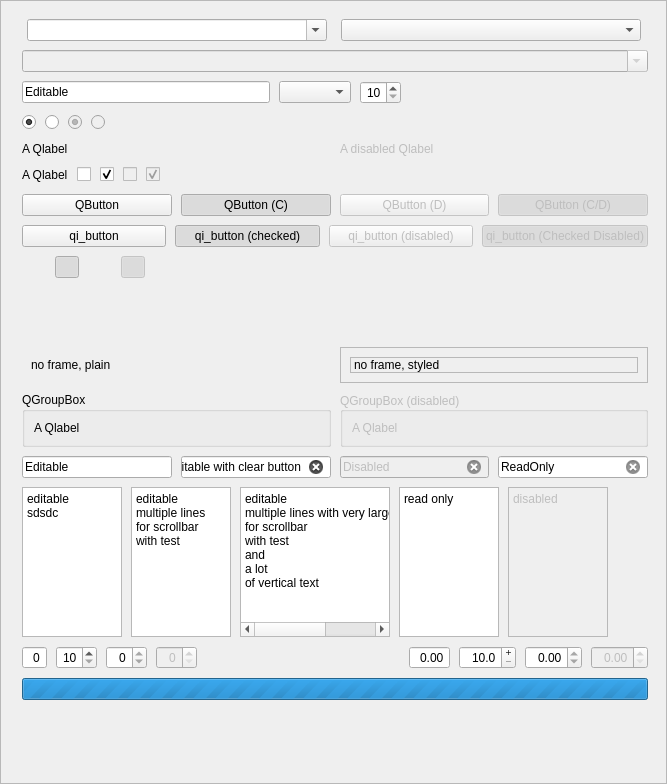
     <widget class="QFrame" name="q_frame">
      <property name="frameShape">
       <enum>QFrame::Shape::StyledPanel</enum>
      </property>
      <property name="frameShadow">
       <enum>QFrame::Shadow::Raised</enum>
      </property>
      <layout class="QHBoxLayout" name="q_widgets_main_layout">
       <property name="spacing">
        <number>9</number>
       </property>
       <property name="leftMargin">
        <number>12</number>
       </property>
       <property name="topMargin">
        <number>18</number>
       </property>
       <property name="rightMargin">
        <number>18</number>
       </property>
       <property name="bottomMargin">
        <number>18</number>
       </property>
       <item>
        <widget class="Line" name="q_line">
         <property name="orientation">
          <enum>Qt::Orientation::Horizontal</enum>
         </property>
        </widget>
       </item>
       <item>
        <layout class="QVBoxLayout" name="q_widgets_sub_layout">
         <item>
          <layout class="QVBoxLayout" name="q_combobox_layout">
           <item>
            <layout class="QHBoxLayout" name="horizontalLayout_20">
             <item>
              <widget class="QComboBox" name="q_combobox_read_only">
               <property name="maximumSize">
                <size>
                 <width>300</width>
                 <height>16777215</height>
                </size>
               </property>
               <property name="editable">
                <bool>true</bool>
               </property>
              </widget>
             </item>
             <item>
              <widget class="QComboBox" name="q_combobox_rw">
               <property name="maximumSize">
                <size>
                 <width>300</width>
                 <height>16777215</height>
                </size>
               </property>
              </widget>
             </item>
            </layout>
           </item>
           <item>
            <widget class="QComboBox" name="q_combobox_disabled">
             <property name="enabled">
              <bool>false</bool>
             </property>
             <property name="editable">
              <bool>true</bool>
             </property>
            </widget>
           </item>
           <item>
            <layout class="QHBoxLayout" name="horizontalLayout_23">
             <item>
              <widget class="QLineEdit" name="q_lineedit_editable_3">
               <property name="text">
                <string>Editable</string>
               </property>
               <property name="clearButtonEnabled">
                <bool>false</bool>
               </property>
              </widget>
             </item>
             <item>
              <widget class="QComboBox" name="q_combobox_read_only_3">
               <property name="sizePolicy">
                <sizepolicy hsizetype="Fixed" vsizetype="Fixed">
                 <horstretch>0</horstretch>
                 <verstretch>0</verstretch>
                </sizepolicy>
               </property>
               <property name="maximumSize">
                <size>
                 <width>300</width>
                 <height>16777215</height>
                </size>
               </property>
              </widget>
             </item>
             <item>
              <widget class="QSpinBox" name="q_spinbox_rw_3">
               <property name="alignment">
                <set>Qt::AlignmentFlag::AlignRight|Qt::AlignmentFlag::AlignTrailing|Qt::AlignmentFlag::AlignVCenter</set>
               </property>
               <property name="minimum">
                <number>10</number>
               </property>
              </widget>
             </item>
             <item>
              <spacer name="horizontalSpacer_11">
               <property name="orientation">
                <enum>Qt::Orientation::Horizontal</enum>
               </property>
               <property name="sizeHint" stdset="0">
                <size>
                 <width>40</width>
                 <height>20</height>
                </size>
               </property>
              </spacer>
             </item>
            </layout>
           </item>
          </layout>
         </item>
         <item>
          <layout class="QHBoxLayout" name="horizontalLayout_3">
           <item>
            <widget class="QRadioButton" name="q_radiobutton_1">
             <property name="text">
              <string/>
             </property>
             <property name="checked">
              <bool>true</bool>
             </property>
             <attribute name="buttonGroup">
              <string notr="true">buttonGroup_3</string>
             </attribute>
            </widget>
           </item>
           <item>
            <widget class="QRadioButton" name="q_radiobutton_2">
             <property name="text">
              <string/>
             </property>
             <attribute name="buttonGroup">
              <string notr="true">buttonGroup_3</string>
             </attribute>
            </widget>
           </item>
           <item>
            <widget class="QRadioButton" name="q_radiobutton_disabled_1">
             <property name="enabled">
              <bool>false</bool>
             </property>
             <property name="text">
              <string/>
             </property>
             <property name="checked">
              <bool>true</bool>
             </property>
             <attribute name="buttonGroup">
              <string notr="true">buttonGroup_4</string>
             </attribute>
            </widget>
           </item>
           <item>
            <widget class="QRadioButton" name="q_radiobutton_disabled_2">
             <property name="enabled">
              <bool>false</bool>
             </property>
             <property name="text">
              <string/>
             </property>
             <attribute name="buttonGroup">
              <string notr="true">buttonGroup_4</string>
             </attribute>
            </widget>
           </item>
           <item>
            <spacer name="horizontalSpacer_2">
             <property name="orientation">
              <enum>Qt::Orientation::Horizontal</enum>
             </property>
             <property name="sizeHint" stdset="0">
              <size>
               <width>40</width>
               <height>20</height>
              </size>
             </property>
            </spacer>
           </item>
          </layout>
         </item>
         <item>
          <layout class="QHBoxLayout" name="horizontalLayout_7">
           <item>
            <widget class="QLabel" name="q_label">
             <property name="text">
              <string>A Qlabel</string>
             </property>
            </widget>
           </item>
           <item>
            <widget class="QLabel" name="q_label_disabled">
             <property name="enabled">
              <bool>false</bool>
             </property>
             <property name="text">
              <string>A disabled Qlabel</string>
             </property>
            </widget>
           </item>
          </layout>
         </item>
         <item>
          <layout class="QHBoxLayout" name="horizontalLayout_5">
           <item>
            <widget class="QLabel" name="q_label_checkbox">
             <property name="text">
              <string>A Qlabel</string>
             </property>
            </widget>
           </item>
           <item>
            <widget class="QCheckBox" name="q_checkbox">
             <property name="text">
              <string/>
             </property>
            </widget>
           </item>
           <item>
            <widget class="QCheckBox" name="q_checkbox_clicked">
             <property name="text">
              <string/>
             </property>
             <property name="checked">
              <bool>true</bool>
             </property>
            </widget>
           </item>
           <item>
            <widget class="QCheckBox" name="q_checkbox_disabled">
             <property name="enabled">
              <bool>false</bool>
             </property>
             <property name="text">
              <string/>
             </property>
            </widget>
           </item>
           <item>
            <widget class="QCheckBox" name="q_checkbox_disabled_clicked">
             <property name="enabled">
              <bool>false</bool>
             </property>
             <property name="text">
              <string/>
             </property>
             <property name="checked">
              <bool>true</bool>
             </property>
            </widget>
           </item>
           <item>
            <spacer name="horizontalSpacer_4">
             <property name="orientation">
              <enum>Qt::Orientation::Horizontal</enum>
             </property>
             <property name="sizeHint" stdset="0">
              <size>
               <width>40</width>
               <height>20</height>
              </size>
             </property>
            </spacer>
           </item>
          </layout>
         </item>
         <item>
          <layout class="QHBoxLayout" name="horizontalLayout_9">
           <item>
            <widget class="QPushButton" name="q_text_button">
             <property name="text">
              <string>QButton</string>
             </property>
            </widget>
           </item>
           <item>
            <widget class="QPushButton" name="q_text_button_checked">
             <property name="text">
              <string>QButton (C)</string>
             </property>
             <property name="checkable">
              <bool>true</bool>
             </property>
             <property name="checked">
              <bool>true</bool>
             </property>
            </widget>
           </item>
           <item>
            <widget class="QPushButton" name="q_text_button_disabled">
             <property name="enabled">
              <bool>false</bool>
             </property>
             <property name="text">
              <string>QButton (D)</string>
             </property>
            </widget>
           </item>
           <item>
            <widget class="QPushButton" name="q_text_button_checked_disabled">
             <property name="enabled">
              <bool>false</bool>
             </property>
             <property name="text">
              <string>QButton (C/D)</string>
             </property>
             <property name="checkable">
              <bool>true</bool>
             </property>
             <property name="checked">
              <bool>true</bool>
             </property>
            </widget>
           </item>
          </layout>
         </item>
         <item>
          <layout class="QHBoxLayout" name="horizontalLayout_19">
           <item>
            <widget class="QPushButton" name="q_text_icon_button">
             <property name="text">
              <string>qi_button</string>
             </property>
             <property name="icon">
              <iconset>
               <normaloff>../../../hwidgets/icons/gpu.png</normaloff>../../../hwidgets/icons/gpu.png</iconset>
             </property>
            </widget>
           </item>
           <item>
            <widget class="QPushButton" name="q_text_icon_button_checked">
             <property name="text">
              <string>qi_button (checked)</string>
             </property>
             <property name="icon">
              <iconset>
               <normaloff>../../../hwidgets/icons/gpu.png</normaloff>../../../hwidgets/icons/gpu.png</iconset>
             </property>
             <property name="checkable">
              <bool>true</bool>
             </property>
             <property name="checked">
              <bool>true</bool>
             </property>
             <property name="flat">
              <bool>false</bool>
             </property>
            </widget>
           </item>
           <item>
            <widget class="QPushButton" name="q_text_icon_button_disabled">
             <property name="enabled">
              <bool>false</bool>
             </property>
             <property name="text">
              <string>qi_button (disabled)</string>
             </property>
             <property name="icon">
              <iconset>
               <normaloff>../../../hwidgets/icons/gpu.png</normaloff>../../../hwidgets/icons/gpu.png</iconset>
             </property>
            </widget>
           </item>
           <item>
            <widget class="QPushButton" name="q_text_icon_button_disabled_checked">
             <property name="enabled">
              <bool>false</bool>
             </property>
             <property name="text">
              <string>qi_button (Checked Disabled)</string>
             </property>
             <property name="icon">
              <iconset>
               <normaloff>../../../hwidgets/icons/gpu.png</normaloff>../../../hwidgets/icons/gpu.png</iconset>
             </property>
             <property name="checkable">
              <bool>true</bool>
             </property>
             <property name="checked">
              <bool>true</bool>
             </property>
            </widget>
           </item>
          </layout>
         </item>
         <item>
          <layout class="QHBoxLayout" name="q_button_layout">
           <item>
            <widget class="QPushButton" name="q_button">
             <property name="sizePolicy">
              <sizepolicy hsizetype="Fixed" vsizetype="Fixed">
               <horstretch>0</horstretch>
               <verstretch>0</verstretch>
              </sizepolicy>
             </property>
             <property name="maximumSize">
              <size>
               <width>24</width>
               <height>24</height>
              </size>
             </property>
             <property name="text">
              <string/>
             </property>
             <property name="icon">
              <iconset>
               <normaloff>../../../hwidgets/icons/settings_FILL0_wght400_GRAD0_opsz24.png</normaloff>../../../hwidgets/icons/settings_FILL0_wght400_GRAD0_opsz24.png</iconset>
             </property>
             <property name="iconSize">
              <size>
               <width>24</width>
               <height>24</height>
              </size>
             </property>
             <property name="flat">
              <bool>true</bool>
             </property>
            </widget>
           </item>
           <item>
            <widget class="QPushButton" name="q_button_checked">
             <property name="maximumSize">
              <size>
               <width>24</width>
               <height>24</height>
              </size>
             </property>
             <property name="text">
              <string/>
             </property>
             <property name="icon">
              <iconset>
               <normaloff>../../../hwidgets/icons/settings_FILL0_wght400_GRAD0_opsz24.png</normaloff>../../../hwidgets/icons/settings_FILL0_wght400_GRAD0_opsz24.png</iconset>
             </property>
             <property name="iconSize">
              <size>
               <width>24</width>
               <height>24</height>
              </size>
             </property>
             <property name="checkable">
              <bool>true</bool>
             </property>
             <property name="checked">
              <bool>true</bool>
             </property>
             <property name="flat">
              <bool>true</bool>
             </property>
            </widget>
           </item>
           <item>
            <widget class="QPushButton" name="q_button_disabled">
             <property name="enabled">
              <bool>false</bool>
             </property>
             <property name="maximumSize">
              <size>
               <width>24</width>
               <height>24</height>
              </size>
             </property>
             <property name="text">
              <string/>
             </property>
             <property name="icon">
              <iconset>
               <normaloff>../../../hwidgets/icons/settings_FILL0_wght400_GRAD0_opsz24.png</normaloff>../../../hwidgets/icons/settings_FILL0_wght400_GRAD0_opsz24.png</iconset>
             </property>
             <property name="iconSize">
              <size>
               <width>24</width>
               <height>24</height>
              </size>
             </property>
             <property name="flat">
              <bool>true</bool>
             </property>
            </widget>
           </item>
           <item>
            <widget class="QPushButton" name="q_button_disabled_checked">
             <property name="enabled">
              <bool>false</bool>
             </property>
             <property name="maximumSize">
              <size>
               <width>24</width>
               <height>24</height>
              </size>
             </property>
             <property name="text">
              <string/>
             </property>
             <property name="icon">
              <iconset>
               <normaloff>../../../hwidgets/icons/settings_FILL0_wght400_GRAD0_opsz24.png</normaloff>../../../hwidgets/icons/settings_FILL0_wght400_GRAD0_opsz24.png</iconset>
             </property>
             <property name="iconSize">
              <size>
               <width>24</width>
               <height>24</height>
              </size>
             </property>
             <property name="checkable">
              <bool>true</bool>
             </property>
             <property name="checked">
              <bool>true</bool>
             </property>
             <property name="flat">
              <bool>true</bool>
             </property>
            </widget>
           </item>
           <item>
            <spacer name="q_button_spacer">
             <property name="orientation">
              <enum>Qt::Orientation::Horizontal</enum>
             </property>
             <property name="sizeHint" stdset="0">
              <size>
               <width>40</width>
               <height>20</height>
              </size>
             </property>
            </spacer>
           </item>
          </layout>
         </item>
         <item>
          <layout class="QHBoxLayout" name="horizontalLayout_22">
           <property name="bottomMargin">
            <number>60</number>
           </property>
          </layout>
         </item>
         <item>
          <layout class="QHBoxLayout" name="q_frame_layout">
           <item>
            <widget class="QFrame" name="q_frame_noframe">
             <property name="frameShape">
              <enum>QFrame::Shape::NoFrame</enum>
             </property>
             <property name="frameShadow">
              <enum>QFrame::Shadow::Plain</enum>
             </property>
             <layout class="QVBoxLayout" name="verticalLayout_8">
              <item>
               <widget class="QLabel" name="q_label_1">
                <property name="text">
                 <string>no frame, plain</string>
                </property>
               </widget>
              </item>
             </layout>
            </widget>
           </item>
           <item>
            <widget class="QFrame" name="q_frame_styled_raised">
             <property name="frameShape">
              <enum>QFrame::Shape::StyledPanel</enum>
             </property>
             <property name="frameShadow">
              <enum>QFrame::Shadow::Plain</enum>
             </property>
             <layout class="QVBoxLayout" name="verticalLayout_9">
              <item>
               <widget class="QLabel" name="q_label_0">
                <property name="frameShape">
                 <enum>QFrame::Shape::StyledPanel</enum>
                </property>
                <property name="text">
                 <string>no frame, styled</string>
                </property>
               </widget>
              </item>
             </layout>
            </widget>
           </item>
          </layout>
         </item>
         <item>
          <layout class="QHBoxLayout" name="q_groupbox_layout">
           <item>
            <widget class="QGroupBox" name="q_groupbox">
             <property name="title">
              <string>QGroupBox</string>
             </property>
             <layout class="QVBoxLayout" name="verticalLayout_6">
              <item>
               <widget class="QLabel" name="q_label_groupbox">
                <property name="text">
                 <string>A Qlabel</string>
                </property>
               </widget>
              </item>
             </layout>
            </widget>
           </item>
           <item>
            <widget class="QGroupBox" name="q_groupbox_disabled">
             <property name="enabled">
              <bool>false</bool>
             </property>
             <property name="title">
              <string>QGroupBox (disabled)</string>
             </property>
             <property name="alignment">
              <set>Qt::AlignmentFlag::AlignLeading|Qt::AlignmentFlag::AlignLeft|Qt::AlignmentFlag::AlignVCenter</set>
             </property>
             <layout class="QVBoxLayout" name="verticalLayout_7">
              <item>
               <widget class="QLabel" name="q_label_groupbox_2">
                <property name="text">
                 <string>A Qlabel</string>
                </property>
               </widget>
              </item>
             </layout>
            </widget>
           </item>
          </layout>
         </item>
         <item>
          <layout class="QHBoxLayout" name="horizontalLayout_16">
           <item>
            <widget class="QLineEdit" name="q_lineedit_editable">
             <property name="text">
              <string>Editable</string>
             </property>
             <property name="clearButtonEnabled">
              <bool>false</bool>
             </property>
            </widget>
           </item>
           <item>
            <widget class="QLineEdit" name="q_lineedit_editable_clear_button">
             <property name="text">
              <string>Editable with clear button</string>
             </property>
             <property name="clearButtonEnabled">
              <bool>true</bool>
             </property>
            </widget>
           </item>
           <item>
            <widget class="QLineEdit" name="q_lineedit_disabled">
             <property name="enabled">
              <bool>false</bool>
             </property>
             <property name="text">
              <string>Disabled</string>
             </property>
             <property name="clearButtonEnabled">
              <bool>true</bool>
             </property>
            </widget>
           </item>
           <item>
            <widget class="QLineEdit" name="q_lineedit_read_only">
             <property name="text">
              <string>ReadOnly</string>
             </property>
             <property name="readOnly">
              <bool>true</bool>
             </property>
             <property name="clearButtonEnabled">
              <bool>true</bool>
             </property>
            </widget>
           </item>
          </layout>
         </item>
         <item>
          <layout class="QHBoxLayout" name="q_plaintextedit_layout">
           <item>
            <widget class="QPlainTextEdit" name="q_plaintextedit_editable">
             <property name="maximumSize">
              <size>
               <width>100</width>
               <height>150</height>
              </size>
             </property>
             <property name="plainText">
              <string>editable
sdsdc</string>
             </property>
            </widget>
           </item>
           <item>
            <widget class="QPlainTextEdit" name="q_plaintextedit_editable_vscrollbar">
             <property name="maximumSize">
              <size>
               <width>100</width>
               <height>150</height>
              </size>
             </property>
             <property name="plainText">
              <string>editable
multiple lines
for scrollbar
with test
</string>
             </property>
            </widget>
           </item>
           <item>
            <widget class="QPlainTextEdit" name="q_plaintextedit_editable_scrollbars">
             <property name="maximumSize">
              <size>
               <width>150</width>
               <height>150</height>
              </size>
             </property>
             <property name="lineWrapMode">
              <enum>QPlainTextEdit::LineWrapMode::NoWrap</enum>
             </property>
             <property name="plainText">
              <string>editable
multiple lines with very large text for hscrollbar
for scrollbar 
with test
and
a lot
of vertical text
</string>
             </property>
            </widget>
           </item>
           <item>
            <widget class="QPlainTextEdit" name="q_plaintextedit_readonly">
             <property name="maximumSize">
              <size>
               <width>100</width>
               <height>150</height>
              </size>
             </property>
             <property name="readOnly">
              <bool>true</bool>
             </property>
             <property name="plainText">
              <string>read only
</string>
             </property>
            </widget>
           </item>
           <item>
            <widget class="QPlainTextEdit" name="q_plaintextedit_disabled">
             <property name="enabled">
              <bool>false</bool>
             </property>
             <property name="maximumSize">
              <size>
               <width>100</width>
               <height>150</height>
              </size>
             </property>
             <property name="plainText">
              <string>disabled
</string>
             </property>
            </widget>
           </item>
           <item>
            <spacer name="horizontalSpacer_5">
             <property name="orientation">
              <enum>Qt::Orientation::Horizontal</enum>
             </property>
             <property name="sizeHint" stdset="0">
              <size>
               <width>40</width>
               <height>20</height>
              </size>
             </property>
            </spacer>
           </item>
          </layout>
         </item>
         <item>
          <layout class="QHBoxLayout" name="q_spinbox_layout">
           <item>
            <widget class="QSpinBox" name="q_spinbox_no_button">
             <property name="alignment">
              <set>Qt::AlignmentFlag::AlignRight|Qt::AlignmentFlag::AlignTrailing|Qt::AlignmentFlag::AlignVCenter</set>
             </property>
             <property name="buttonSymbols">
              <enum>QAbstractSpinBox::ButtonSymbols::NoButtons</enum>
             </property>
            </widget>
           </item>
           <item>
            <widget class="QSpinBox" name="q_spinbox_rw">
             <property name="alignment">
              <set>Qt::AlignmentFlag::AlignRight|Qt::AlignmentFlag::AlignTrailing|Qt::AlignmentFlag::AlignVCenter</set>
             </property>
             <property name="minimum">
              <number>10</number>
             </property>
            </widget>
           </item>
           <item>
            <widget class="QSpinBox" name="q_spinbox_ro">
             <property name="alignment">
              <set>Qt::AlignmentFlag::AlignRight|Qt::AlignmentFlag::AlignTrailing|Qt::AlignmentFlag::AlignVCenter</set>
             </property>
             <property name="readOnly">
              <bool>true</bool>
             </property>
            </widget>
           </item>
           <item>
            <widget class="QSpinBox" name="q_spinbox_disabled">
             <property name="enabled">
              <bool>false</bool>
             </property>
             <property name="alignment">
              <set>Qt::AlignmentFlag::AlignRight|Qt::AlignmentFlag::AlignTrailing|Qt::AlignmentFlag::AlignVCenter</set>
             </property>
            </widget>
           </item>
           <item>
            <spacer name="horizontalSpacer_7">
             <property name="orientation">
              <enum>Qt::Orientation::Horizontal</enum>
             </property>
             <property name="sizeHint" stdset="0">
              <size>
               <width>40</width>
               <height>20</height>
              </size>
             </property>
            </spacer>
           </item>
           <item>
            <widget class="QDoubleSpinBox" name="q_doublespinbox_nobutton">
             <property name="frame">
              <bool>true</bool>
             </property>
             <property name="alignment">
              <set>Qt::AlignmentFlag::AlignRight|Qt::AlignmentFlag::AlignTrailing|Qt::AlignmentFlag::AlignVCenter</set>
             </property>
             <property name="buttonSymbols">
              <enum>QAbstractSpinBox::ButtonSymbols::NoButtons</enum>
             </property>
            </widget>
           </item>
           <item>
            <widget class="QDoubleSpinBox" name="q_doublespinbox_rw">
             <property name="alignment">
              <set>Qt::AlignmentFlag::AlignRight|Qt::AlignmentFlag::AlignTrailing|Qt::AlignmentFlag::AlignVCenter</set>
             </property>
             <property name="buttonSymbols">
              <enum>QAbstractSpinBox::ButtonSymbols::PlusMinus</enum>
             </property>
             <property name="showGroupSeparator" stdset="0">
              <bool>false</bool>
             </property>
             <property name="decimals">
              <number>1</number>
             </property>
             <property name="minimum">
              <double>10.000000000000000</double>
             </property>
            </widget>
           </item>
           <item>
            <widget class="QDoubleSpinBox" name="q_doublespinbox_ro">
             <property name="alignment">
              <set>Qt::AlignmentFlag::AlignRight|Qt::AlignmentFlag::AlignTrailing|Qt::AlignmentFlag::AlignVCenter</set>
             </property>
             <property name="readOnly">
              <bool>true</bool>
             </property>
            </widget>
           </item>
           <item>
            <widget class="QDoubleSpinBox" name="q_doublespinbox_disabled">
             <property name="enabled">
              <bool>false</bool>
             </property>
             <property name="alignment">
              <set>Qt::AlignmentFlag::AlignRight|Qt::AlignmentFlag::AlignTrailing|Qt::AlignmentFlag::AlignVCenter</set>
             </property>
            </widget>
           </item>
          </layout>
         </item>
         <item>
          <layout class="QHBoxLayout" name="horizontalLayout_11">
           <property name="bottomMargin">
            <number>60</number>
           </property>
           <item>
            <widget class="QProgressBar" name="q_indeterminate_progress">
             <property name="maximum">
              <number>0</number>
             </property>
             <property name="value">
              <number>0</number>
             </property>
            </widget>
           </item>
          </layout>
         </item>
         <item>
          <spacer name="verticalSpacer">
           <property name="orientation">
            <enum>Qt::Orientation::Vertical</enum>
           </property>
           <property name="sizeHint" stdset="0">
            <size>
             <width>20</width>
             <height>5</height>
            </size>
           </property>
          </spacer>
         </item>
        </layout>
       </item>
      </layout>
     </widget>
